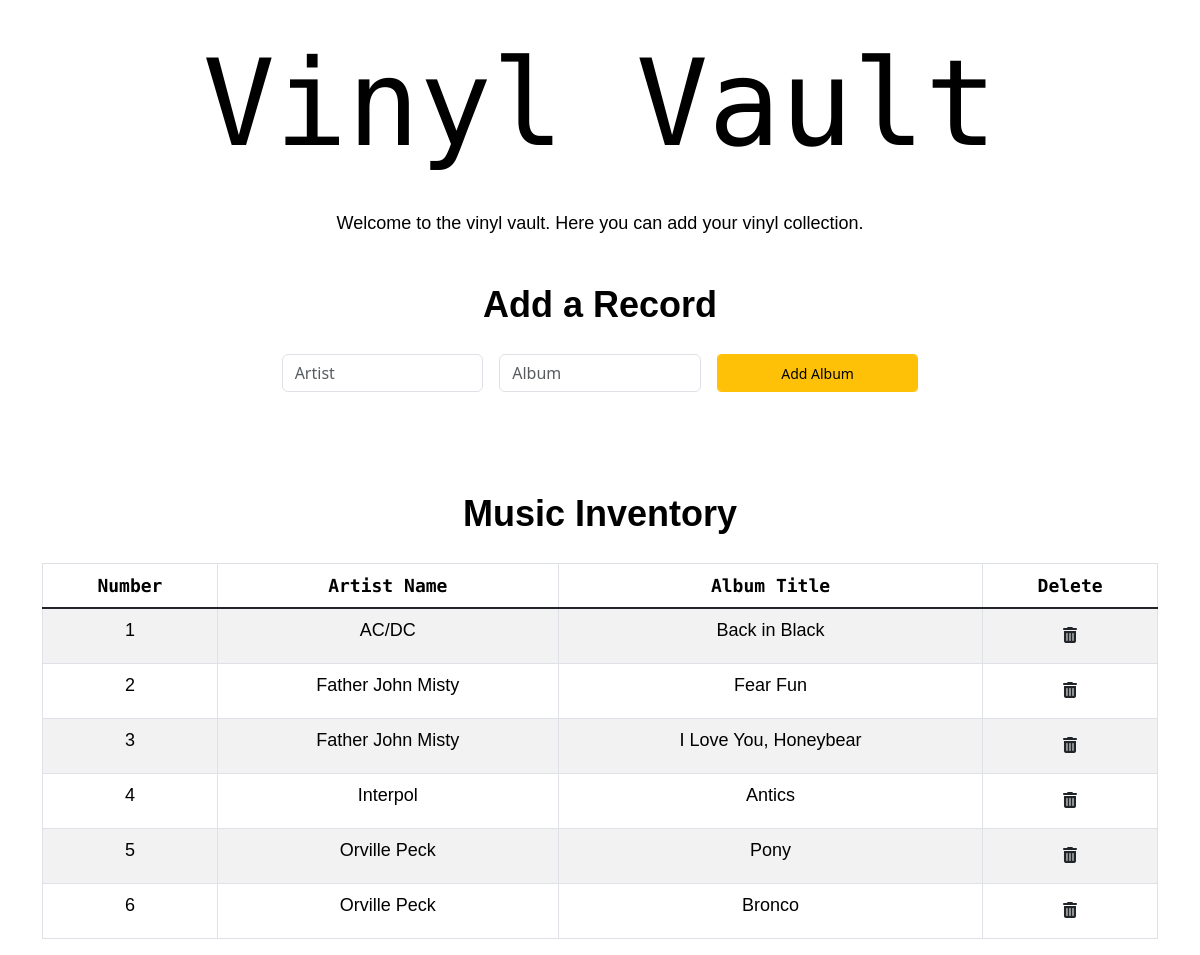
The page / on the database its author committed.
### tables this page shows
CREATE TABLE "vinyl_records" (
    id INTEGER PRIMARY KEY AUTOINCREMENT,
    artist_name TEXT NOT NULL,
    album_name TEXT NOT NULL,
    image_url TEXT
);

### app.py (the view)
@app.route('/', methods=['GET', 'POST'])
def index():
    if request.method == 'POST':
        name = request.form.get('artist_name')
        if not name:
            return redirect('/')
        album = request.form.get('album_name')
        if not album:
            return redirect('/')
        with sqlite3.connect(db_path) as conn:
            cursor = conn.cursor()
            cursor.execute("INSERT INTO vinyl_records (artist_name, album_name) VALUES (?, ?)", (name, album))
            conn.commit()
        return redirect('/')
    else:
        with sqlite3.connect(db_path) as conn:
            cursor = conn.cursor()
            cursor.execute("SELECT * FROM vinyl_records ORDER BY artist_name ASC")
            vinyl_records = cursor.fetchall()
        return render_template('index.html', vinyl_records=vinyl_records)

### templates/index.html (shortened to what this page needs)
<!DOCTYPE html>
<html lang="en">
  <head>
    <link
      href="https://cdn.jsdelivr.net/npm/bootstrap@5.3.3/dist/css/bootstrap.min.css"
      rel="stylesheet"
    />
    <link
      href="https://cdnjs.cloudflare.com/ajax/libs/font-awesome/6.0.0-beta3/css/all.min.css"
      rel="stylesheet"
    />
    <link href="/static/styles.css" rel="stylesheet" />
  </head>
  <body>
    <div class="header">
      <h1>Vinyl Vault</h1>
    </div>
    <div>
      <p>Welcome to the vinyl vault. Here you can add your vinyl collection.</p>
    </div>
    <div class="container">
      <h2>Add a Record</h2>
      <div class="input_group">
        <form action="/" method="post" class="row g-3">
          <div class="col-md-4">
            <input
              class="form-control"
              name="artist_name"
              type="text"
              placeholder="Artist"
            />
          </div>
          <div class="col-md-4">
            <input
              class="form-control"
              name="album_name"
              type="text"
              placeholder="Album"
            />
          </div>
          <div class="col-md-4">
            <button
              class="form-control btn btn-warning btn-sm w-100 h-100"
              type="submit"
            >
              Add Album
            </button>
          </div>
        </form>
      </div>
      <div class="section">
        <h2>Music Inventory</h2>
        <table class="table table-striped table-hover table-bordered">
          <thead>
            <tr>
              <th scope="col">Number</th>
              <th scope="col">Artist Name</th>
              <th scope="col">Album Title</th>
              <th scope="col">Delete</th>
            </tr>
          </thead>
          <tbody class="table-group-divider">
            {% for records in vinyl_records %}
            <tr>
              <td>{{ loop.index0 + 1 }}</td>
              <td>{{ records[1] }}</td>
              <td>{{ records[2] }}</td>
              <td>
                <a href="/delete/{{ records[0] }}" class="btn">
                  <i class="fa-solid fa-trash-can"></i>
                </a>
              </td>
            </tr>
            {% endfor %}
          </tbody>
        </table>
      </div>
    </div>
  </body>
</html>

### static/styles.css (style rules this page uses)
h1 { font-family: 'Space Mono', sans-serif; font-size: clamp(2.5rem, 10vw, 12rem); color: #000000; text-align: center; padding-top: 2rem; padding-bottom: 1rem; }
h2 { font-family: 'Space Gtotesk', sans-serif; font-weight: 700; font-size: clamp(1.5rem, 3vw, 6rem); color: #000000; text-align: center; padding: 20px; }
.input_group { display: flex; justify-content: center; align-items: center; padding-bottom: 10vh; }
body { background-color: #FFFFFF; }
th { font-family: 'Space Mono', sans-serif; font-size: clamp(1rem, 1.5vw, 2rem); color: #000000; text-align: center; padding: 10px; }
td { font-family: 'Space Gtotesk', sans-serif; font-size: clamp(1rem, 1.5vw, 2rem); color: #000000; text-align: center; padding: 10px; }
p { font-family: 'Space Gtotesk', sans-serif; font-size: clamp(1rem, 1.5vw, 2rem); color: #000000; text-align: center; padding: 10px; }

### rows shown on the page
vinyl_records: artist_name "AC/DC", album_name "Back in Black"
vinyl_records: artist_name "Father John Misty", album_name "Fear Fun"
vinyl_records: artist_name "Father John Misty", album_name "I Love You, Honeybear"
vinyl_records: artist_name "Interpol", album_name "Antics"
vinyl_records: artist_name "Orville Peck", album_name "Pony"
vinyl_records: artist_name "Orville Peck", album_name "Bronco"
